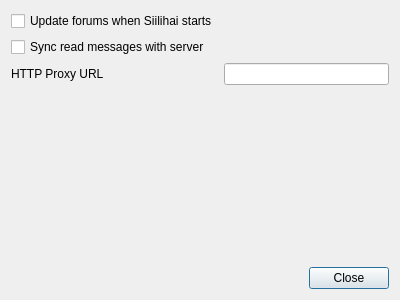
<?xml version="1.0" encoding="UTF-8"?>
<ui version="4.0">
 <class>SettingsDialogClass</class>
 <widget class="QDialog" name="SettingsDialogClass">
  <property name="geometry">
   <rect>
    <x>0</x>
    <y>0</y>
    <width>400</width>
    <height>300</height>
   </rect>
  </property>
  <property name="windowTitle">
   <string>Settings</string>
  </property>
  <layout class="QVBoxLayout" name="verticalLayout">
   <item>
    <layout class="QFormLayout" name="formLayout">
     <item row="0" column="0">
      <widget class="QCheckBox" name="updateAutomatically">
       <property name="text">
        <string>Update forums when Siilihai starts</string>
       </property>
      </widget>
     </item>
     <item row="2" column="0">
      <widget class="QLabel" name="label">
       <property name="text">
        <string>HTTP Proxy URL</string>
       </property>
      </widget>
     </item>
     <item row="2" column="1">
      <widget class="QLineEdit" name="httpProxy"/>
     </item>
     <item row="1" column="0">
      <widget class="QCheckBox" name="enableSyncing">
       <property name="text">
        <string>Sync read messages with server</string>
       </property>
      </widget>
     </item>
    </layout>
   </item>
   <item>
    <layout class="QHBoxLayout" name="horizontalLayout">
     <item>
      <spacer name="horizontalSpacer">
       <property name="orientation">
        <enum>Qt::Horizontal</enum>
       </property>
       <property name="sizeHint" stdset="0">
        <size>
         <width>40</width>
         <height>20</height>
        </size>
       </property>
      </spacer>
     </item>
     <item>
      <widget class="QPushButton" name="closeButton">
       <property name="text">
        <string>Close</string>
       </property>
      </widget>
     </item>
    </layout>
   </item>
  </layout>
 </widget>
 <layoutdefault spacing="6" margin="11"/>
 <resources/>
 <connections/>
</ui>
